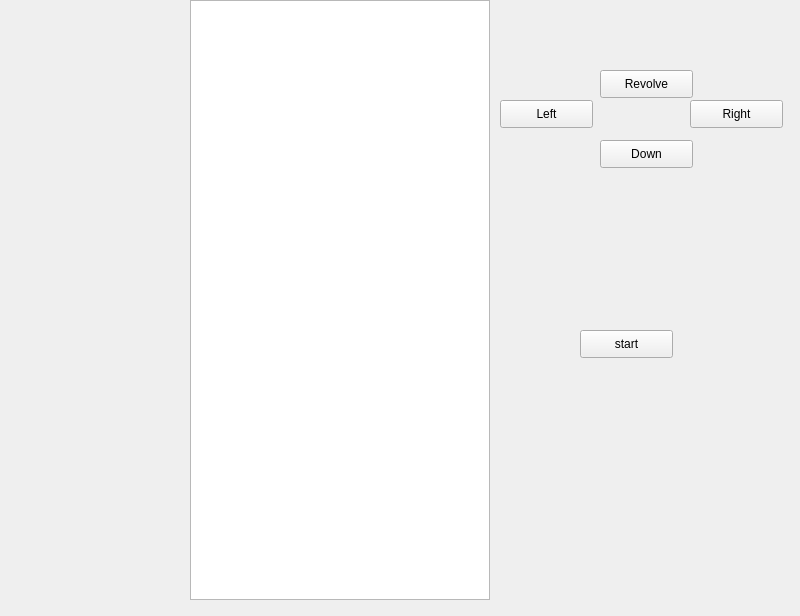
<?xml version="1.0" encoding="UTF-8"?>
<ui version="4.0">
 <class>Widget</class>
 <widget class="QWidget" name="Widget">
  <property name="geometry">
   <rect>
    <x>0</x>
    <y>0</y>
    <width>800</width>
    <height>616</height>
   </rect>
  </property>
  <property name="windowTitle">
   <string>Widget</string>
  </property>
  <widget class="TetrisTableWidget" name="tableWidget">
   <property name="geometry">
    <rect>
     <x>190</x>
     <y>0</y>
     <width>300</width>
     <height>600</height>
    </rect>
   </property>
   <property name="minimumSize">
    <size>
     <width>300</width>
     <height>600</height>
    </size>
   </property>
   <property name="maximumSize">
    <size>
     <width>300</width>
     <height>600</height>
    </size>
   </property>
  </widget>
  <widget class="QPushButton" name="pushButton_down">
   <property name="geometry">
    <rect>
     <x>600</x>
     <y>140</y>
     <width>93</width>
     <height>28</height>
    </rect>
   </property>
   <property name="text">
    <string>Down</string>
   </property>
  </widget>
  <widget class="QPushButton" name="pushButton_revolve">
   <property name="geometry">
    <rect>
     <x>600</x>
     <y>70</y>
     <width>93</width>
     <height>28</height>
    </rect>
   </property>
   <property name="text">
    <string>Revolve</string>
   </property>
  </widget>
  <widget class="QPushButton" name="pushButton_left">
   <property name="geometry">
    <rect>
     <x>500</x>
     <y>100</y>
     <width>93</width>
     <height>28</height>
    </rect>
   </property>
   <property name="text">
    <string>Left</string>
   </property>
  </widget>
  <widget class="QPushButton" name="pushButton_right">
   <property name="geometry">
    <rect>
     <x>690</x>
     <y>100</y>
     <width>93</width>
     <height>28</height>
    </rect>
   </property>
   <property name="text">
    <string>Right</string>
   </property>
  </widget>
  <widget class="QPushButton" name="pushButton_start">
   <property name="geometry">
    <rect>
     <x>580</x>
     <y>330</y>
     <width>93</width>
     <height>28</height>
    </rect>
   </property>
   <property name="text">
    <string>start</string>
   </property>
  </widget>
 </widget>
 <customwidgets>
  <customwidget>
   <class>TetrisTableWidget</class>
   <extends>QTableWidget</extends>
   <header>tetristablewidget.h</header>
  </customwidget>
 </customwidgets>
 <resources/>
 <connections/>
</ui>
